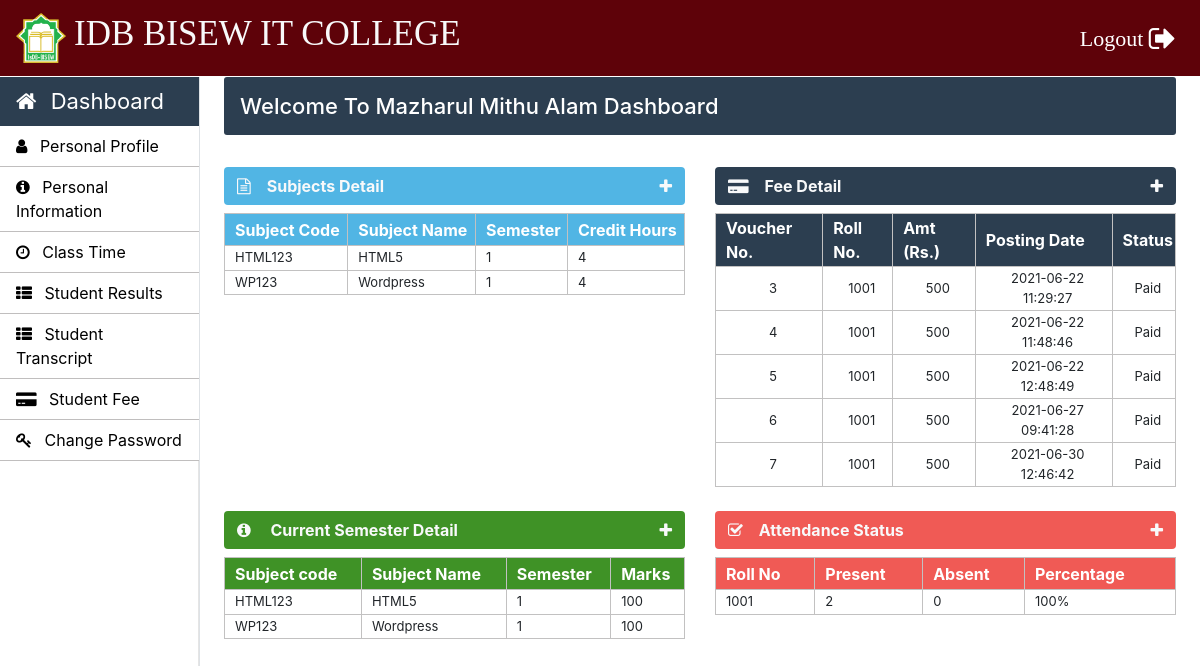
The page /student/student-index.php (signed in) on the database its author committed.
### tables this page shows
CREATE TABLE `student_info` (
  `roll_no` varchar(20) NOT NULL,
  `first_name` varchar(30) NOT NULL,
  `middle_name` varchar(30) NOT NULL,
  `last_name` varchar(30) NOT NULL,
  `father_name` varchar(30) NOT NULL,
  `email` varchar(30) NOT NULL,
  `mobile_no` varchar(11) NOT NULL,
  `course_code` varchar(11) NOT NULL,
  `session` varchar(10) NOT NULL,
  `profile_image` varchar(100) NOT NULL,
  `prospectus_issued` varchar(10) NOT NULL,
  `prospectus_amount` varchar(10) NOT NULL,
  `form_b` varchar(20) NOT NULL,
  `applicant_status` varchar(20) NOT NULL,
  `application_status` varchar(20) NOT NULL,
  `cnic` varchar(15) NOT NULL,
  `dob` varchar(10) NOT NULL,
  `other_phone` varchar(11) NOT NULL,
  `gender` varchar(10) NOT NULL,
  `permanent_address` varchar(150) NOT NULL,
  `current_address` varchar(150) NOT NULL,
  `place_of_birth` varchar(150) NOT NULL,
  `matric_complition_date` varchar(10) NOT NULL,
  `matric_awarded_date` varchar(10) NOT NULL,
  `matric_certificate` varchar(100) NOT NULL,
  `fa_complition_date` varchar(10) NOT NULL,
  `fa_awarded_date` varchar(10) NOT NULL,
  `fa_certificate` varchar(100) NOT NULL,
  `ba_complition_date` varchar(10) NOT NULL,
  `ba_awarded_date` varchar(10) NOT NULL,
  `ba_certificate` varchar(100) NOT NULL,
  `semester` int(11) NOT NULL,
  `total_marks` int(11) NOT NULL,
  `obtain_marks` int(11) NOT NULL,
  `state` varchar(20) NOT NULL,
  `admission_date` timestamp NOT NULL DEFAULT CURRENT_TIMESTAMP ON UPDATE CURRENT_TIMESTAMP
);

CREATE TABLE `student_courses` (
  `student_course_id` int(11) NOT NULL,
  `course_code` varchar(10) NOT NULL,
  `semester` int(11) NOT NULL,
  `roll_no` varchar(10) NOT NULL,
  `subject_code` varchar(10) NOT NULL,
  `session` varchar(10) NOT NULL,
  `assign_date` varchar(10) NOT NULL
);

CREATE TABLE `course_subjects` (
  `subject_code` varchar(10) NOT NULL,
  `subject_name` varchar(50) NOT NULL,
  `course_code` varchar(10) NOT NULL,
  `semester` int(10) NOT NULL,
  `credit_hours` int(5) NOT NULL
);

CREATE TABLE `student_fee` (
  `fee_voucher` int(11) NOT NULL,
  `roll_no` varchar(30) NOT NULL,
  `amount` int(11) NOT NULL,
  `posting_date` timestamp NOT NULL DEFAULT CURRENT_TIMESTAMP ON UPDATE CURRENT_TIMESTAMP,
  `status` varchar(10) NOT NULL
);

### Student/student-index.php (the view, shortened to what this page needs)
 <?php
		require_once "../connection/connection.php";
	?>
<!doctype html>
<html lang="en">
	<head>
	</head>
	<body>
		<?php include('../common/user-header.php') ?>
		<?php include('../common/student-sidebar.php') ?>
		<main role="main" class="col-xl-10 col-lg-9 col-md-8 ml-sm-auto px-md-4 mb-2 w-100">
			<div class="sub-main">
				<div class="text-center d-flex flex-wrap flex-md-nowrap pt-3 pb-2 mb-3 text-white admin-dashboard pl-3">
					<h4 class="">Welcome To <?php $roll_no=$_SESSION['LoginStudent'];
					$query="select * from student_info where roll_no='$roll_no'";
					$run=mysqli_query($con,$query);
					while ($row=mysqli_fetch_array($run)) {
						echo $row['first_name']." ".$row['middle_name']." ".$row['last_name'];
					}
					?> Dashboard </h4> </h4>
				</div>
				<div class="row">
					<div class="col-lg-6 col-md-12 col-sm-12">
						<div>
							<section class="mt-3">
								<div class="btn btn-block table-two text-light d-flex">
									<span class="font-weight-bold"><i class="fa fa-file-text-o mr-3" aria-hidden="true"></i>Subjects Detail</span>
									<a href="" class="ml-auto" data-toggle="collapse" data-target="#collapseOne"><i class="fa fa-plus text-light" aria-hidden="true"></i></a>
								</div>
								<div class="collapse show mt-2" id="collapseOne">
									<table class="w-100 table-elements table-two-tr"cellpadding="2">
										<tr class="pt-5 table-two text-white" style="height: 32px;">
											<th>Subject Code</th>
											<th>Subject Name</th>
											<th>Semester</th>
											<th>Credit Hours</th>
										</tr>
										<?php $roll_no=$_SESSION['LoginStudent'];
											$max_semester = "select max(semester) as semester from student_courses where roll_no = '$roll_no'";
											$max_run = mysqli_query($con, $max_semester);
											$row = mysqli_fetch_array($max_run);
											$semester = $row['semester'];
											$query="select sc.subject_code,cs.subject_name,sc.semester,cs.credit_hours, sc.roll_no, sc.semester from student_courses sc inner join course_subjects cs on sc.subject_code=cs.subject_code where sc.roll_no='$roll_no' and sc.semester = $semester";
											$run=mysqli_query($con,$query);
											while ($row=mysqli_fetch_array($run)) { ?>
										<tr>
											<td><?php echo $row['subject_code'] ?></td>
											<td><?php echo $row['subject_name'] ?></td>
											<td><?php echo $row['semester'] ?></td>
											<td><?php echo $row['credit_hours'] ?></td>
										</tr>
										<?php } ?>
									</table>
								</div>
							</section>
						</div>
					</div>
					<div class="col-lg-6 col-md-12 col-md-6 col-sm-12">
						<div>
							<section class="mt-3">
								<div class="btn btn-block table-three text-light d-flex">
									<span class="font-weight-bold"><i class="fa fa-credit-card-alt mr-3" aria-hidden="true"></i>Fee Detail</span>
									<a href="" class="ml-auto" data-toggle="collapse" data-target="#collapsetwo"><i class="fa fa-plus text-light" aria-hidden="true"></i></a>
								</div>
								<div class="collapse show mt-2" id="collapsetwo">
									<table class="w-100 table-elements table-three-tr"cellpadding="2">
										<tr class="pt-5 table-three text-white" style="height: 32px;">
											<th>Voucher No.</th>
											<th>Roll No.</th>
											<th>Amt (Rs.)</th>
											<th>Posting Date</th>
											<th>Status</th>
										</tr>
										<?php
											$roll_no=$_SESSION['LoginStudent'];
											$query="select * from student_fee inner join student_info on student_fee.roll_no=student_info.roll_no where student_fee.roll_no='$roll_no'";
											$run=mysqli_query($con,$query);
											while ($row=mysqli_fetch_array($run)) { ?>
											<tr class="text-center">
												<td><?php echo $row['fee_voucher'] ?></td>
												<td><?php echo $row['roll_no'] ?></td>
												<td><?php echo $row['amount'] ?></td>
												<td><?php echo $row['posting_date'] ?></td>
												<td><?php echo $row['status'] ?></td>
											</tr>
											<?php
											}
										?>
									</table>
								</div>
							</section>
						</div>
					</div>
				</div>
				<div class="row">
					<div class="col-lg-6 col-md-12 col-sm-12">
						<div>
							<section class="mt-4">
								<div class="btn btn-block table-five text-light d-flex">
									<span class="font-weight-bold"><i class="fa fa-info-circle mr-3" aria-hidden="true"></i> Current Semester Detail</span>
									<a href="" class="ml-auto" data-toggle="collapse" data-target="#collapsethree"><i class="fa fa-plus text-light" aria-hidden="true"></i></a>
								</div>
								<div class="collapse show mt-2" id="collapsethree">
									<table class="w-100 table-elements table-five-tr"cellpadding="2">
										<tr class="pt-5 table-five text-white" style="height: 32px;">
											<th>Subject code</th>
											<th>Subject Name</th>
											<th>Semester</th>
											<th>Marks</th>
										</tr>
										<?php
											$roll_no=$_SESSION['LoginStudent'];
											$max_semester = "select max(semester) as semester from student_courses where roll_no = '$roll_no'";
											$max_run = mysqli_query($con, $max_semester);
											$row = mysqli_fetch_array($max_run);
											$semester = $row['semester'];
											$query="select * from student_courses inner join course_subjects on student_courses.subject_code=course_subjects.subject_code where student_courses.roll_no='$roll_no' and student_courses.semester = '$semester'";
											$run=mysqli_query($con,$query);
											while ($row=mysqli_fetch_array($run)) { ?>
											<tr>
												<td><?php echo $row['subject_code'] ?></td>
												<td><?php echo $row['subject_name'] ?></td>
												<td><?php echo $row['semester'] ?></td>
												<td>100</td>
											</tr>
											<?php }
										?>
									</table>
								</div>
							</section>
						</div>
					</div>
					<div class="col-lg-6 col-md-12 col-sm-12">
						<div>
							<section class="mt-4">
								<div class="btn btn-block table-one text-light d-flex">
									<span class="font-weight-bold"><i class="fa fa-check-square-o mr-3" aria-hidden="true"></i>Attendance Status</span>
									<a href="" class="ml-auto" data-toggle="collapse" data-target="#collapsefour"><i class="fa fa-plus text-light" aria-hidden="true"></i></a>
								</div>
								<div class="collapse show mt-2" id="collapsefour">
									<table class="w-100 table-elements table-one-tr"cellpadding="2">
										<tr class="pt-5 table-one text-white" style="height: 32px;">
											<th>Roll No</th>
											<th>Present</th>
											<th>Absent</th>
											<th>Percentage</th>
										</tr>
										<?php
											$roll_no=$_SESSION['LoginStudent'];
											$query="select count(attendance_id) as attendance_id,sum(attendance) as attendance,student_id from student_attendance where student_id='$roll_no'";
											$run=mysqli_query($con,$query);
											while ($row1=mysqli_fetch_array($run)) { ?>
											<tr>
												<td><?php echo $_SESSION['LoginStudent'] ?></td>
												<td><?php echo $row1['attendance'] ? $row1['attendance'] : "0" ?></td>
												<td><?php echo $row1['attendance_id']-$row1['attendance']?></td>
												<?php $attendace =  $row1['attendance_id'] > 0 ? round(($row1['attendance']*100)/$row1['attendance_id'])."%" : "0%" ?>
												<td> <?php echo $attendace ?> </td>
											</tr>
											<?php
											}
										?>
									</table>
								</div>
							</section>
						</div>
					</div>
				</div>
			</div>
		</main>
	</body>
</html>

### Css/style.css (style rules this page uses)
h4 { font-size: 22px; }
.admin-dashboard { margin-top: 1px !important; background: #2c3e50 !important; border-radius: 3px; }
.table-elements tr, td, th { font-size: 13px; border: 1px solid rgb(194, 193, 193); padding-left: 10px !important; }
.table-one { background: #eb1811b6; }
.table-two { background: #51b5e4; }
.table-three { background: #2c3e50 !important; }
.table-five { background: #3e9225fd; }
.table-font-for-transcript td, th { font-size: 16px !important; }

### rows shown on the page
student_info: first_name "Mazharul", middle_name "Mithu", last_name "Alam"
student_courses: subject_code "HTML123", course_subjects.subject_name "HTML5", semester "1", course_subjects.credit_hours "4", course_subjects.subject_code "HTML123", course_subjects.semester "1"
student_courses: subject_code "WP123", course_subjects.subject_name "Wordpress", semester "1", course_subjects.credit_hours "4", course_subjects.subject_code "WP123", course_subjects.semester "1"
student_fee: fee_voucher "3", student_info.roll_no "1001", amount "500", posting_date "2021-06-22 11:29:27", status "Paid"
student_fee: fee_voucher "4", student_info.roll_no "1001", amount "500", posting_date "2021-06-22 11:48:46", status "Paid"
student_fee: fee_voucher "5", student_info.roll_no "1001", amount "500", posting_date "2021-06-22 12:48:49", status "Paid"
student_fee: fee_voucher "6", student_info.roll_no "1001", amount "500", posting_date "2021-06-27 09:41:28", status "Paid"
student_fee: fee_voucher "7", student_info.roll_no "1001", amount "500", posting_date "2021-06-30 12:46:42", status "Paid"

### other values the page prints
$row1['attendance'] "2"
$row1['attendance_id']-$row1['attendance'] "0"
$attendace "100%"
